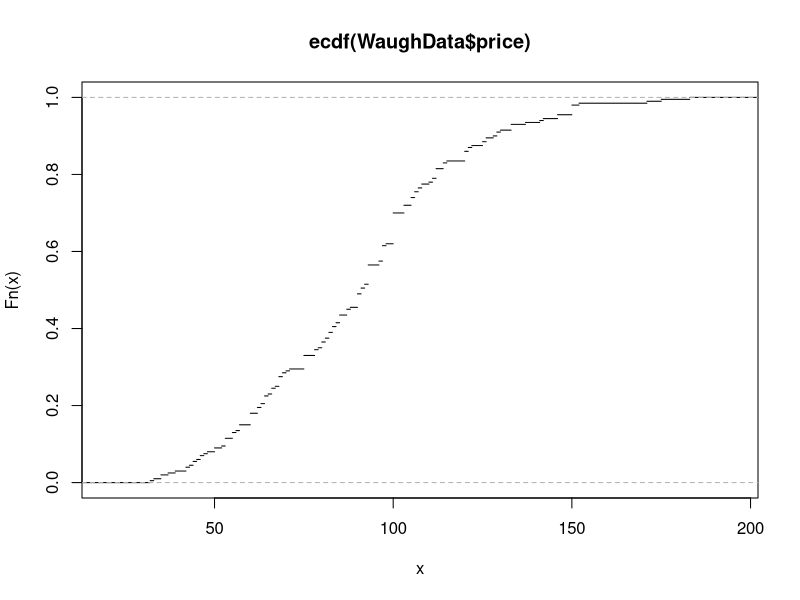
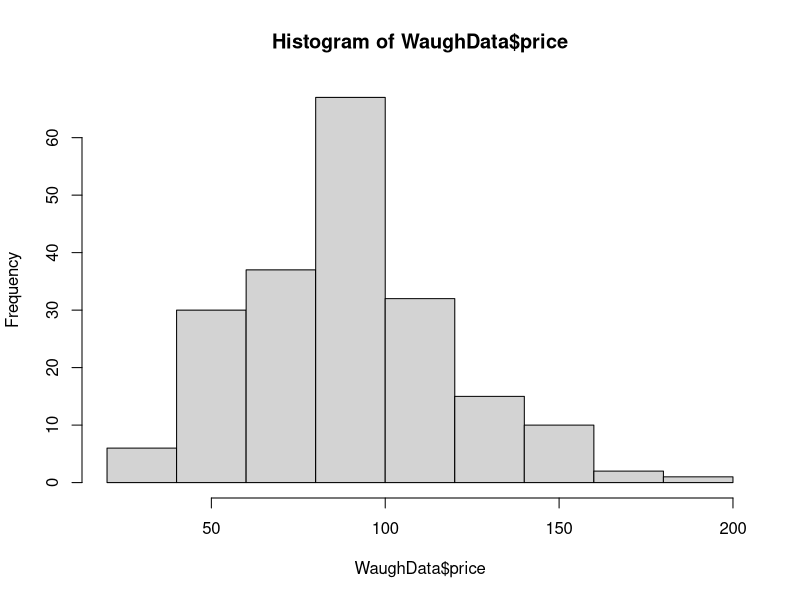

These figures' R source, in order: (Note: this script raises an error after producing the figures.)

################################################################################
#
# QMB 6912: Capstone Course in Business Analytics
# Example of Characteristic Theory:
# The Price of Asparagus
#
# Lealand Morin, Ph.D.
# Assistant Professor
# Department of Economics
# College of Business Administration
# University of Central Florida
#
# September 9, 2020
#
################################################################################
#
# This program provides an example of characteristic theory
# for the pricing of asparagus, using the data from Waugh, 1928.
# The dataset includes the following variables:
#   green is an index of the color (higher number is greener),
#   nostalks is the number of stalks per pound,
#   disperse is the variation in the size of stalks, and
#   price is the price of a pound of asparagus.
#
#
################################################################################

# Clear workspace.
# The remove function removes everything in the workspace when the list is all.
rm(list=ls(all=TRUE))

# Load libraries to be used.
library(ggplot2)
library(MASS)
library(mgcv)


# Set working directory.
# The '<-' operator denotes right-to-left assignment.

# wd_path <- '~/GitHub/QMB6912S23/demo_04/Asparagus'
# setwd(wd_path)
# getwd()


################################################################################
# Load data.
################################################################################

# Version without headers:
# WaughData <- read.table("Waugh.dat", header=FALSE, sep="",
#                         col.names = c("green",
#                                       "nostalks","disperse","price"))
# Version with headers:
WaughData <- read.table("Waugh.dat", header=TRUE, sep="")

# Code below references column names in lower case.
colnames(WaughData) <- c("green", "nostalks","disperse","price")

summary(WaughData)
head(WaughData)

################################################################################
# Empirical Analysis
################################################################################


# Plot the EDF of price, which is saved as a PDF file,
# if you uncomment the pdf() and dev.off() functions.
# pdf(file="EDF-Price.pdf", width=4, height=4)
plot(ecdf(WaughData$price), do.point=FALSE)
# dev.off()


# Plot the histogram of price.
# pdf(file="Histogram-Price.pdf", width=4, height=4)
hist(WaughData$price)
# dev.off()



# Plot the kernel-smoothed density of the price.
sig <- sqrt(var(WaughData$price))
N <- length(WaughData$price)
h <- 1.06 * sig / (N**(1/5))

# pdf(file="KSDensity-Price.pdf", width=4, height=4)
plot(density(WaughData$price, bw=h, kernel="gaussian"))
# dev.off()


# Plot the scatter matrix.
# pdf(file="Waugh-splom.pdf", width=4, height=4)
pairs(WaughData)
# dev.off()


# Calculate regression object.
olsObject <- lm(WaughData$price~WaughData$green +
                  WaughData$nostalks +
                  WaughData$disperse)
summary(olsObject)


################################################################################
# End
################################################################################
